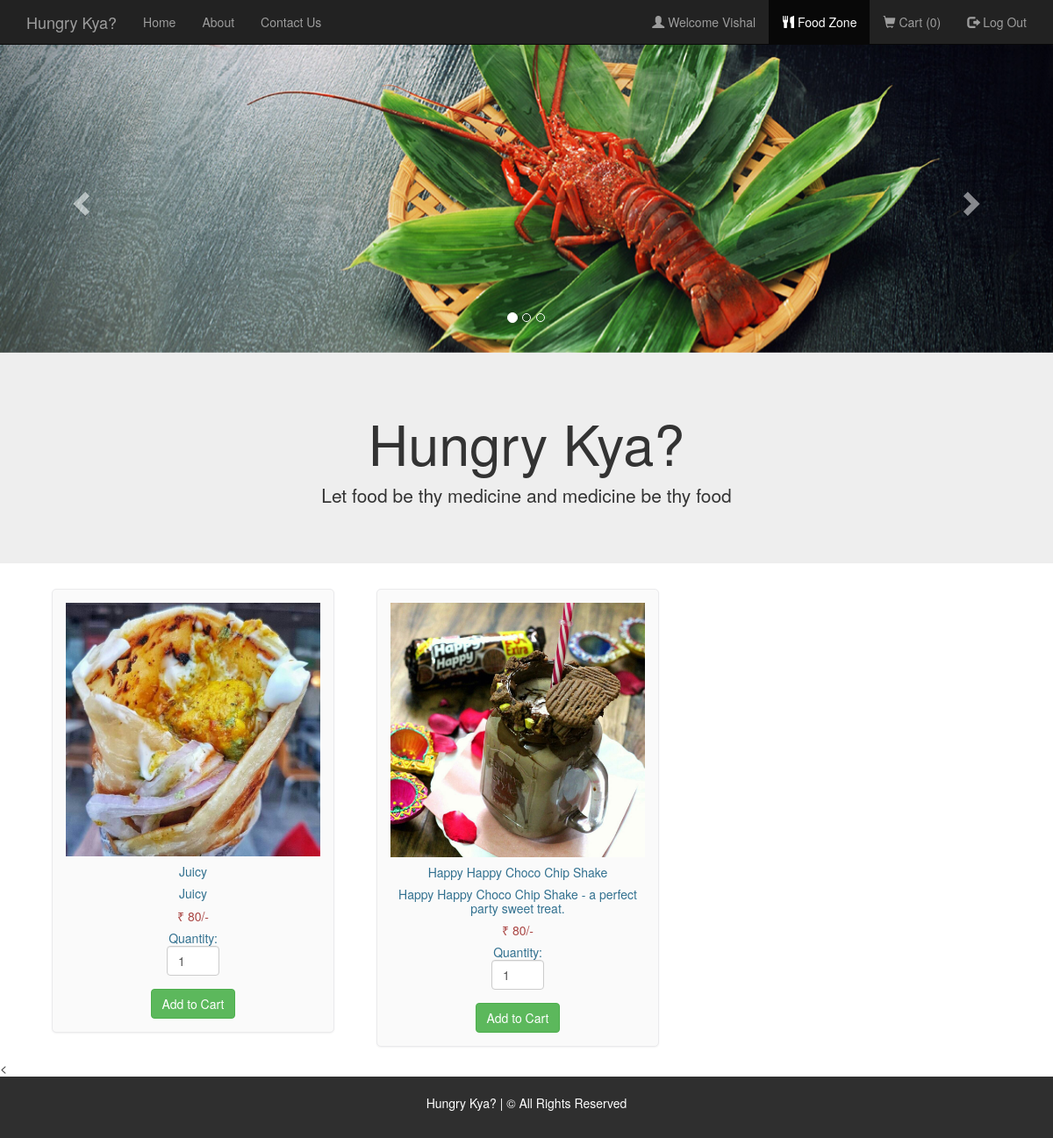
/foodlist.php?rid=1 (signed in), run on the app's committed database.
### tables this page shows
CREATE TABLE `food` (
  `F_ID` int(30) NOT NULL,
  `name` varchar(30) NOT NULL,
  `price` int(30) NOT NULL,
  `description` varchar(200) NOT NULL,
  `R_ID` int(30) NOT NULL,
  `images_path` varchar(200) NOT NULL
);

### foodlist.php (the view, shortened to what this page needs)
<html>
  <head>
  </head>
  <link rel="stylesheet" type = "text/css" href ="css/foodlist.css">
  <link rel="stylesheet" type = "text/css" href ="css/bootstrap.min.css">
  <body>
    <nav class="navbar navbar-inverse navbar-fixed-top navigation-clean-search" role="navigation">
      <div class="container">
        <div class="navbar-header">
          <a class="navbar-brand" href="index.php">Hungry Kya?</a>
        </div>
        <div class="collapse navbar-collapse " id="myNavbar">
          <ul class="nav navbar-nav">
            <li><a href="index.php">Home</a></li>
            <li><a href="aboutus.php">About</a></li>
            <li><a href="contactus.php">Contact Us</a></li>
          </ul>
<?php
if(isset($_SESSION['login_user1'])){
?>
          <ul class="nav navbar-nav navbar-right">
            <li><a href="#"><span class="glyphicon glyphicon-user"></span> Welcome <?php echo $_SESSION['login_user1']; ?> </a></li>
            <li><a href="myrestaurant.php">MANAGER CONTROL PANEL</a></li>
            <li><a href="logout_m.php"><span class="glyphicon glyphicon-log-out"></span> Log Out </a></li>
          </ul>
<?php
}
else if (isset($_SESSION['login_user2'])) {
  ?>
           <ul class="nav navbar-nav navbar-right">
            <li><a href="#"><span class="glyphicon glyphicon-user"></span> Welcome <?php echo $_SESSION['login_user2']; ?> </a></li>
            <li class="active" ><a href="restaurantlist.php"><span class="glyphicon glyphicon-cutlery"></span> Food Zone </a></li>
            <li><a href="cart.php"><span class="glyphicon glyphicon-shopping-cart"></span> Cart  (<?php
              if(isset($_SESSION["cart"])){
              $count = count($_SESSION["cart"]);
              echo "$count";
            }
              else
                echo "0";
              ?>) </a></li>
            <li><a href="logout_u.php"><span class="glyphicon glyphicon-log-out"></span> Log Out </a></li>
          </ul>
<?php
}
?>
        </div>
      </div>
    </nav>
    <div id="myCarousel" class="carousel slide" data-ride="carousel">
    <ol class="carousel-indicators">
      <li data-target="#myCarousel" data-slide-to="0" class="active"></li>
      <li data-target="#myCarousel" data-slide-to="1"></li>
      <li data-target="#myCarousel" data-slide-to="2"></li>
    </ol>
    <div class="carousel-inner">
      <div class="item active">
      <img src="images/slide001.jpg" style="width:100%;">
      <div class="carousel-caption">
      </div>
      </div>
    </div>
    <a class="left carousel-control" href="#myCarousel" data-slide="prev">
      <span class="glyphicon glyphicon-chevron-left"></span>
    </a>
    <a class="right carousel-control" href="#myCarousel" data-slide="next">
      <span class="glyphicon glyphicon-chevron-right"></span>
    </a>
    </div>
<div class="jumbotron">
  <div class="container text-center">
    <h1>Hungry Kya?</h1>
    <p>Let food be thy medicine and medicine be thy food</p>
  </div>
</div>
<div class="container" style="width:95%;">
<?php
$conn = Connect();
$RID = $_GET["rid"];
$sql = "SELECT * FROM food WHERE R_ID = $RID";
$result = mysqli_query($conn, $sql);
if (mysqli_num_rows($result) > 0)
{
  while($row = mysqli_fetch_assoc($result)){
?>
<div class="col-md-4">
<form method="post" action="cart.php?action=add&id=<?php echo $row["F_ID"]; ?>">
<div class="mypanel" align="center";>
<img src="<?php echo $row["images_path"]; ?>" class="img-responsive">
<h5 class="text-info"><?php echo $row["name"]; ?></h5>
<h5 class="text-info"><?php echo $row["description"]; ?></h5>
<h5 class="text-danger">&#8377; <?php echo $row["price"]; ?>/-</h5>
<h5 class="text-info">Quantity: <input type="number" min="1" max="25" name="quantity" class="form-control" value="1" style="width: 60px;"> </h5>
<input type="submit" name="add" style="margin-top:5px;" class="btn btn-success" value="Add to Cart">
</div>
</form>
</div>
<?php
}
}
?>
</div>
</body>
  <footer class="container-fluid bg-4 text-center">
  <br>
  <p> Hungry Kya? | &copy All Rights Reserved </p>
  <br>
  </footer>
</html>

### css/foodlist.css (style rules this page uses)
body,html { height: 100%; }
body { padding-top: 50px; background-image: url('bgimg1.jpg'); background-repeat: repeat; background-size: cover; background-position: center; }
.bg-4 { background-color: #2f2f2f; color: #ffffff; }
footer { display: block; }
.mypanel { border: 1px solid #eaeaec; margin: -1px 19px 3px -1px; box-shadow: 0 1px 2px rgba(0,0,0,0.05); background-color: #FAFAFA; padding:15px; border-radius: 5px; }
input { border: 5px solid white; }

### data on the page
food: images_path (picture), name "Juicy", description "Juicy", price "80"
food: images_path (picture), name "Happy Happy Choco Chip Shake", description "Happy Happy Choco Chip Shake - a perfect party sweet treat.", price "80"

### other printed values
$_SESSION['login_user2'] "Vishal"
